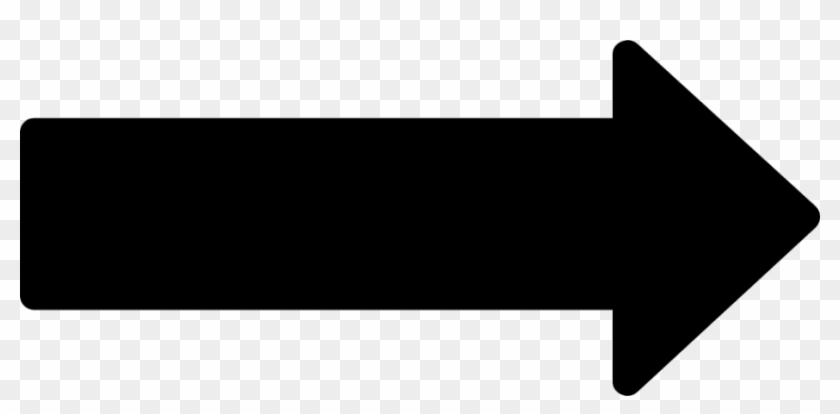
#> input picture asset/47-475198_free-png-download-black-arrow-transparent-png-images.png.jpg, 840 x 414 px
$ python -i ProcessData.py   (imports and definitions only)   (older library calls are emulated)
#> lines starting #> are read from the running program, lines starting #| are printed output that depends on the picture
import numpy as np

import pandas as pd
import matplotlib.pyplot as plt
import time

from skimage import color

from QuadTree import QTree

import pandas as pd
import skimage.io as io
import skimage.transform as transform
import skimage.filters as filt

# from PIL import Image
#
# def extract_dataframe_from_img2(filename):
#     image = Image.open(filename)
#     if image.mode == "RGBA" or "transparency" in image.info:
#         image = image.convert('RGB')
#
# def open_image(path):
#   newImage = Image.open(path)
#   return newImage
#
# # Save Image
# def save_image(image, path):
#   image.save(path, 'png')
#
#
# # Create a new image with the given size
# def create_image(i, j):
#   image = Image.new("RGB", (i, j), "white")
#   return image
#
#
# # Get the pixel from the given image
# def get_pixel(image, i, j):
#   # Inside image bounds?
#   width, height = image.size
#   if i > width or j > height:
#     return None
#
#   # Get Pixel
#   pixel = image.getpixel((i, j))
#   return pixel
#
# # Create a Grayscale version of the image
# def convert_grayscale(image):
#   # Get size
#   width, height = image.size
#
#   # Create new Image and a Pixel Map
#   new = create_image(width, height)
#   pixels = new.load()
#
#   # Transform to grayscale
#   for i in range(width):
#     for j in range(height):
#       # Get Pixel
#       pixel = get_pixel(image, i, j)
#
#       # Get R, G, B values (This are int from 0 to 255)
#       red =   pixel[0]
#       green = pixel[1]
#       blue =  pixel[2]
#
#       # Transform to grayscale
#       gray = (red * 0.299) + (green * 0.587) + (blue * 0.114)
#
#       # Set Pixel in new image
#       pixels[i, j] = (int(gray), int(gray), int(gray))
#
#   # Return new image
#   return new

from scipy import ndimage as ndi
from skimage.segmentation import watershed
from skimage.feature import peak_local_max
from skimage.measure import label, regionprops


# [5 lines left out: function get_rgb_image, not called in this run]


def extract_dataframe_from_img(filename):
    image = io.imread(filename)
#> image is the input picture: shape (414, 840, 3); min 0, max 255, mean 135.9
    # [17 lines of commented-out code are left out]
    image = transform.resize(image, (699, 639))
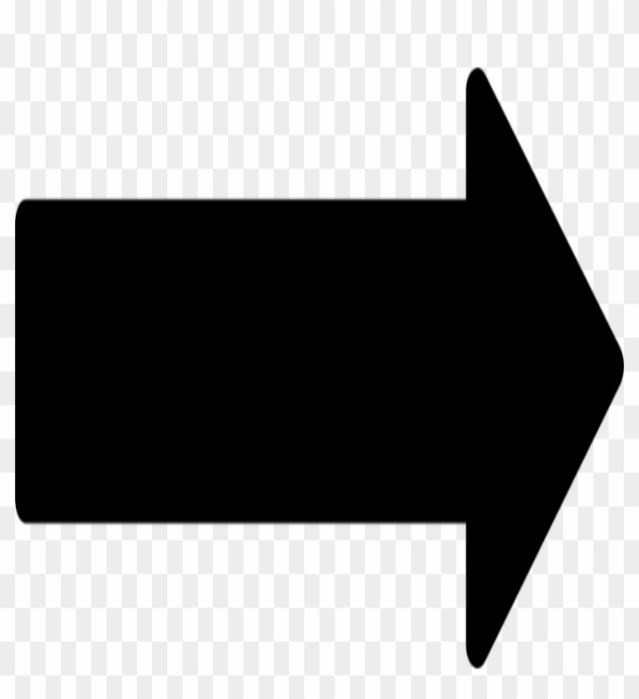
#> image: shape (699, 639, 3) float64; min 0, max 1, mean 0.533
    # image = transform.rotate(image, angle=225)
    #excess_red channel
    img_excess_red= 2 * image[:, :, 0] - image[:, :, 1] - image[:, :, 2]
#> img_excess_red: shape (699, 639) float64; every value is 0
    #otsu_thresholding
    img_filt = img_excess_red < filt.threshold_otsu(img_excess_red)
#> img_filt: shape (699, 639) bool; every value is 0
################
    # watershed modelling
    # Now we want to separate the two objects in image
    # Generate the markers as local maxima of the distance to the background
    distance = ndi.distance_transform_edt(img_filt)
    local_maxi = peak_local_max(distance, indices=False, footprint=np.ones((3, 3)), labels=img_filt)
    markers = ndi.label(local_maxi)[0]
#> markers: shape (699, 639) int32; every value is 0
    labels = watershed(-distance, markers, mask=img_filt)

    #labelling to make the background zero and keep the foreground only.
    pos = np.where(img_filt == False)
#> pos = 446661 positions, rows 0 to 698, columns 0 to 638
    #print(pos)
    lb = labels[pos[0][0]][pos[1][0]]
#> lb = 0
    #print(lb)
    labels[labels == labels[0][0]] = -1
#> labels: shape (699, 639) int32; every value is -1
    labels[labels == lb] = -1
    labels[labels != -1] = 1
    labels[labels == -1] = 0

    #biggest polygon capturing
    label_img = label(labels)
    regions = regionprops(label_img)
#> regions = []
    prop = None
    mn = 0
    for props in regions:
        if props.area > mn:
            mn = props.area
            prop = props
#> this loop made 0 passes
#> after the loop, mn = 0

    # print(np.array(label_img).max())
#> (the run stopped early here; a loop or call above may not have finished)

$ run again, on asset/compass-design_1174-3.jpg
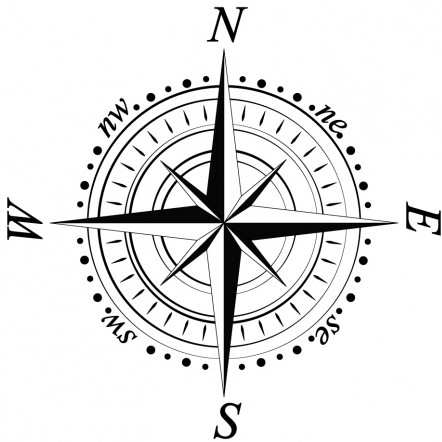
#> input picture asset/compass-design_1174-3.jpg, 442 x 442 px
#> in extract_dataframe_from_img, image is the input picture: shape (442, 442, 3); min 0, max 255, mean 231
#> in extract_dataframe_from_img, `image = transform.resize(image, (699, 639))`:
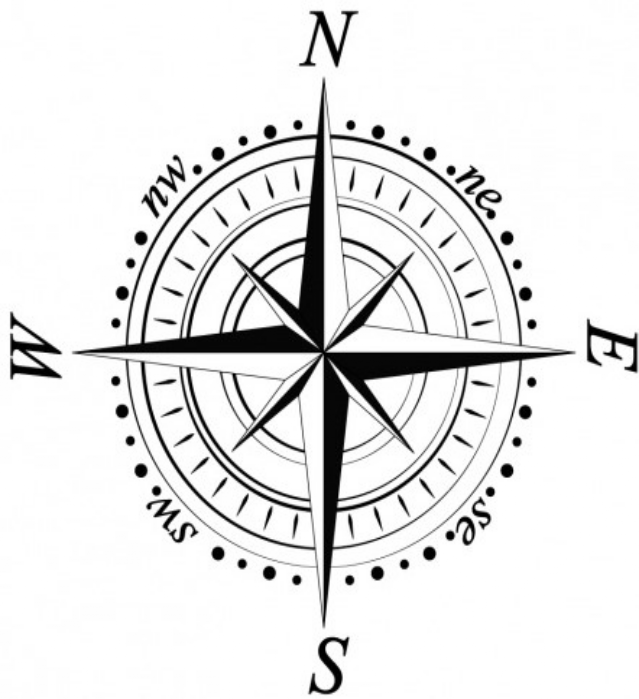
#> image: shape (699, 639, 3) float64; min 0, max 1, mean 0.906
#> img_excess_red: shape (699, 639) float64; every value is 0
#> img_filt: shape (699, 639) bool; every value is 0
#> markers: shape (699, 639) int32; every value is 0
#> pos = 446661 positions, rows 0 to 698, columns 0 to 638
#> lb = 0
#> labels: shape (699, 639) int32; every value is -1
#> regions = []
#> after the loop in extract_dataframe_from_img, `for props in regions:`: mn = 0
